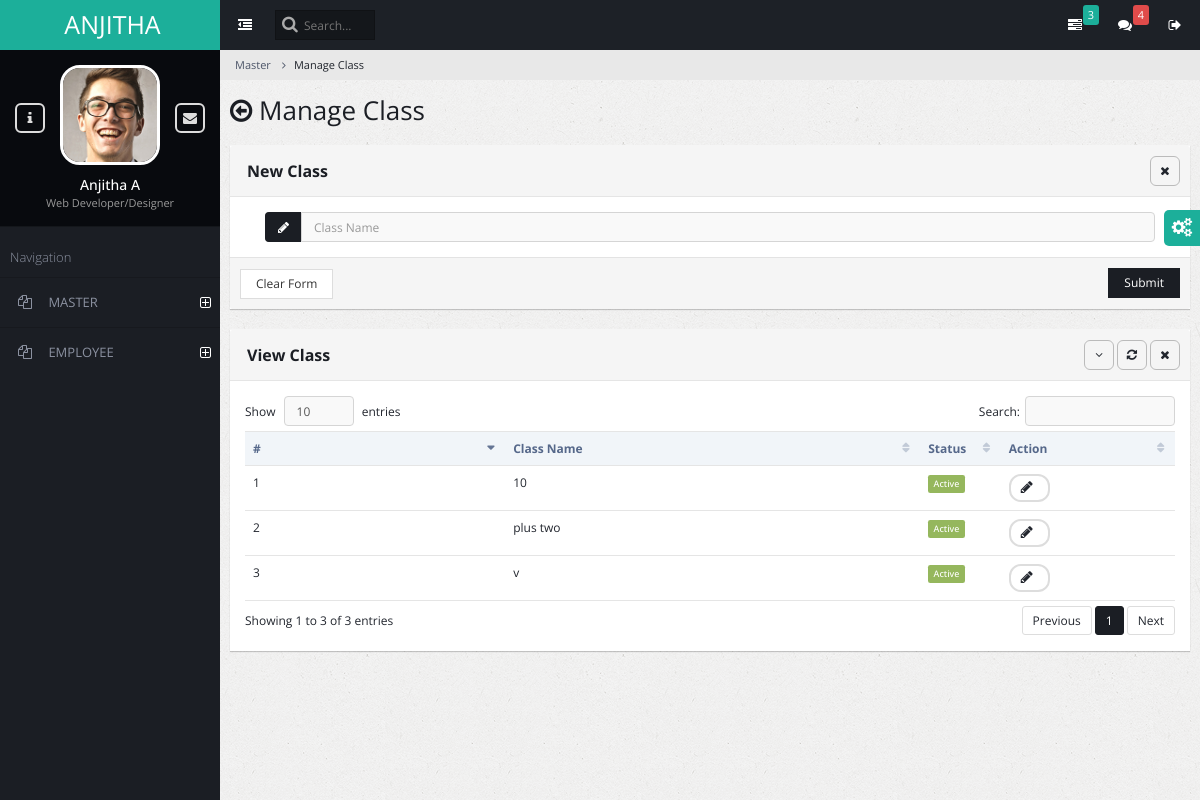
The page /adm_master_class_manage/ on the database its author committed.
### admin_master/models.py (models this page shows)
class Class (models.Model):
    cname= models.CharField(max_length=100)
    status=models.BooleanField(default=True)

### admin_master/views.py (the view, shortened to what this page needs)
# urls.py: path('adm_master_class_manage/', views.adm_master_class_manage,name='adm_master_class_manage'),
def adm_master_class_manage(request):
    msg=""
    m=""
    cls = Class.objects.all()
    return render(request, 'adm_master_class_manage.html', {'danger': msg,'cls': cls ,'success':m})

### admin_master/templates/adm_master_class_manage.html (shortened to what this page needs)
{% extends "base.html" %}
{% block content  %}
{% load static %}
<ul class="breadcrumb">
    <li><a href="#">Master</a></li>
    <li class="active">Manage Class</li>
</ul>
<div class="page-title">
    <h2><span class="fa fa-arrow-circle-o-left"></span> Manage Class</h2>
</div>
<div class="page-content-wrap">
    <div class="row">
        <div class="col-md-12">
          <form action="{% url "adm_master_class_manage" %}" method="post">
                {% csrf_token %} <form>
            <div class="panel panel-default">
                <div class="panel-heading">
                    <h5 class="panel-title"><strong>New Class</strong></h5>
                    <ul class="panel-controls">
                        <li><a href="#" class="panel-remove"><span class="fa fa-times"></span></a></li>
                    </ul>
                </div>
                <div class="panel-body">
                    <div class="col-md-12">
                        <div class="form-group">
                            <div class="col-md-12">
                                <div class="input-group">
                                    <span class="input-group-addon"><span class="fa fa-pencil"></span></span>
                                    <input type="text" placeholder="Class Name" name="class_name" class="form-control" required autofocus/>
                                </div>
                            </div>
                        </div>
                    </div>
                </div>
                <div class="panel-footer">
                        <input type="reset" value="Clear Form" class="btn btn-default">
                        <button class="btn btn-primary pull-right">Submit</button>
                </div>
            </div>
          </form>
                <div class="panel panel-default">
                    <div class="panel-heading ui-draggable-handle">
                            <h3 class="panel-title"><strong>View Class</strong></h3>
                            <ul class="panel-controls">
                                <li><a href="#" class="panel-collapse"><span class="fa fa-angle-down"></span></a></li>
                                <li><a href="#" class="panel-refresh"><span class="fa fa-refresh"></span></a></li>
                                <li><a href="#" class="panel-remove"><span class="fa fa-times"></span></a></li>
                            </ul>
                        </div>
                    <div class="panel-body">
                        <table class="table datatable dataTable no-footer" id="DataTables_Table_0" role="grid" aria-describedby="DataTables_Table_0_info">
                            <thead>
                                <tr role="row"><th class="sorting_asc" tabindex="0" aria-controls="DataTables_Table_0" rowspan="1" colspan="1" aria-sort="ascending" aria-label="Name: activate to sort column ascending" style="width: 198px;">#</th><th class="sorting" tabindex="0" aria-controls="DataTables_Table_0" rowspan="1" colspan="1" aria-label="Position: activate to sort column ascending" style="width: 309px;">Class Name</th><th class="sorting" tabindex="0" aria-controls="DataTables_Table_0" rowspan="1" colspan="1" aria-label="Age: activate to sort column ascending" style="width: 70px;">Status</th><th class="sorting" tabindex="0" aria-controls="DataTables_Table_0" rowspan="1" colspan="1" aria-label="Start date: activate to sort column ascending" style="width: 137px;">Action</th></tr>
                            </thead>
                            <tbody>
                                {% for i in cls %}
                                <tr role="row" class="odd" id="trow">
                                    <td class="sorting_1">{{forloop.counter}}</td>
                                    <td>{{i.cname}}</td>
                                    <td>
                                        {% if i.status %}
                                        <span class="label label-success">Active</span>
                                        {% else %}
                                        <span class="label label-danger">Deactive</span></td>
                                        {% endif %}
                                    <td>
                                        <button class="btn btn-default btn-rounded btn-sm" onclick="edit_class({{i.id}})";><span id="spinner{{i.id}}" class="fa fa-pencil"></span></button>
                                    </td>
                                </tr>
                                {% endfor %}
                            </tbody>
                            </table>
                    </div>
                </div>
                </div>
            </div>
        </div>
    </div>
</div>
</div>
{% endblock content %}

### rows shown on the page
Class: cname "10", status "Active"
Class: cname "plus two", status "Active"
Class: cname "v", status "Active"
